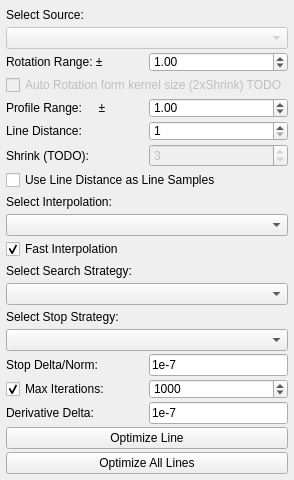
<?xml version="1.0" encoding="UTF-8"?>
<ui version="4.0">
 <class>PrecisionOptimizer</class>
 <widget class="QMainWindow" name="PrecisionOptimizer">
  <property name="enabled">
   <bool>true</bool>
  </property>
  <property name="geometry">
   <rect>
    <x>0</x>
    <y>0</y>
    <width>272</width>
    <height>480</height>
   </rect>
  </property>
  <property name="sizePolicy">
   <sizepolicy hsizetype="Fixed" vsizetype="Fixed">
    <horstretch>0</horstretch>
    <verstretch>0</verstretch>
   </sizepolicy>
  </property>
  <property name="minimumSize">
   <size>
    <width>0</width>
    <height>0</height>
   </size>
  </property>
  <property name="maximumSize">
   <size>
    <width>272</width>
    <height>480</height>
   </size>
  </property>
  <property name="baseSize">
   <size>
    <width>197</width>
    <height>387</height>
   </size>
  </property>
  <property name="windowTitle">
   <string>Line Precision Optimizer</string>
  </property>
  <widget class="QWidget" name="widget_main">
   <property name="sizePolicy">
    <sizepolicy hsizetype="Preferred" vsizetype="Preferred">
     <horstretch>0</horstretch>
     <verstretch>0</verstretch>
    </sizepolicy>
   </property>
   <layout class="QVBoxLayout" name="verticalLayout">
    <property name="spacing">
     <number>3</number>
    </property>
    <property name="leftMargin">
     <number>6</number>
    </property>
    <property name="topMargin">
     <number>6</number>
    </property>
    <property name="rightMargin">
     <number>6</number>
    </property>
    <property name="bottomMargin">
     <number>6</number>
    </property>
    <item>
     <widget class="QLabel" name="label_data_source">
      <property name="text">
       <string>Select Source:</string>
      </property>
     </widget>
    </item>
    <item>
     <widget class="QComboBox" name="cb_data_source">
      <property name="enabled">
       <bool>false</bool>
      </property>
      <property name="sizePolicy">
       <sizepolicy hsizetype="Preferred" vsizetype="Fixed">
        <horstretch>0</horstretch>
        <verstretch>0</verstretch>
       </sizepolicy>
      </property>
     </widget>
    </item>
    <item>
     <layout class="QHBoxLayout" name="layout_range_rot">
      <item>
       <widget class="QLabel" name="label_range_rot">
        <property name="text">
         <string>Rotation Range: ±</string>
        </property>
       </widget>
      </item>
      <item>
       <widget class="QDoubleSpinBox" name="spin_range_rot">
        <property name="minimumSize">
         <size>
          <width>0</width>
          <height>20</height>
         </size>
        </property>
        <property name="maximumSize">
         <size>
          <width>16777215</width>
          <height>20</height>
         </size>
        </property>
        <property name="maximum">
         <double>180.000000000000000</double>
        </property>
        <property name="singleStep">
         <double>1.000000000000000</double>
        </property>
        <property name="value">
         <double>1.000000000000000</double>
        </property>
       </widget>
      </item>
     </layout>
    </item>
    <item>
     <widget class="QCheckBox" name="checkBox">
      <property name="enabled">
       <bool>false</bool>
      </property>
      <property name="text">
       <string>Auto Rotation form kernel size (2xShrink) TODO</string>
      </property>
     </widget>
    </item>
    <item>
     <layout class="QHBoxLayout" name="layout_range_profile">
      <item>
       <widget class="QLabel" name="label_range_trans">
        <property name="text">
         <string>Profile Range:     ±</string>
        </property>
       </widget>
      </item>
      <item>
       <widget class="QDoubleSpinBox" name="spin_range_prof">
        <property name="minimumSize">
         <size>
          <width>0</width>
          <height>20</height>
         </size>
        </property>
        <property name="maximumSize">
         <size>
          <width>16777215</width>
          <height>20</height>
         </size>
        </property>
        <property name="maximum">
         <double>99.000000000000000</double>
        </property>
        <property name="singleStep">
         <double>1.000000000000000</double>
        </property>
        <property name="value">
         <double>1.000000000000000</double>
        </property>
       </widget>
      </item>
     </layout>
    </item>
    <item>
     <layout class="QHBoxLayout" name="layout_line_samples">
      <item>
       <widget class="QLabel" name="label_profile_y_steps">
        <property name="text">
         <string>Line Distance:</string>
        </property>
       </widget>
      </item>
      <item>
       <widget class="QSpinBox" name="spin_line_dist">
        <property name="minimumSize">
         <size>
          <width>0</width>
          <height>20</height>
         </size>
        </property>
        <property name="maximumSize">
         <size>
          <width>16777215</width>
          <height>20</height>
         </size>
        </property>
        <property name="minimum">
         <number>1</number>
        </property>
        <property name="maximum">
         <number>1000</number>
        </property>
        <property name="value">
         <number>1</number>
        </property>
       </widget>
      </item>
     </layout>
    </item>
    <item>
     <layout class="QHBoxLayout" name="horizontalLayout">
      <item>
       <widget class="QLabel" name="label">
        <property name="text">
         <string>Shrink (TODO):</string>
        </property>
       </widget>
      </item>
      <item>
       <widget class="QSpinBox" name="spin_shrink">
        <property name="enabled">
         <bool>false</bool>
        </property>
        <property name="value">
         <number>3</number>
        </property>
       </widget>
      </item>
     </layout>
    </item>
    <item>
     <widget class="QCheckBox" name="chb_line_samples">
      <property name="text">
       <string>Use Line Distance as Line Samples</string>
      </property>
     </widget>
    </item>
    <item>
     <widget class="QLabel" name="label_profile_interp">
      <property name="text">
       <string>Select Interpolation:</string>
      </property>
     </widget>
    </item>
    <item>
     <widget class="QComboBox" name="cb_profile_interp">
      <property name="currentText">
       <string/>
      </property>
     </widget>
    </item>
    <item>
     <widget class="QCheckBox" name="chb_fast_interp">
      <property name="text">
       <string>Fast Interpolation</string>
      </property>
      <property name="checked">
       <bool>true</bool>
      </property>
     </widget>
    </item>
    <item>
     <widget class="QLabel" name="label_search">
      <property name="text">
       <string>Select Search Strategy:</string>
      </property>
     </widget>
    </item>
    <item>
     <widget class="QComboBox" name="cb_search"/>
    </item>
    <item>
     <widget class="QLabel" name="label_stop">
      <property name="text">
       <string>Select Stop Strategy:</string>
      </property>
     </widget>
    </item>
    <item>
     <widget class="QComboBox" name="cb_stop"/>
    </item>
    <item>
     <layout class="QHBoxLayout" name="layout_stop_delta" stretch="1,1">
      <item>
       <widget class="QLabel" name="label_stop_delta">
        <property name="text">
         <string>Stop Delta/Norm:</string>
        </property>
       </widget>
      </item>
      <item>
       <widget class="QLineEdit" name="edit_stop_delta">
        <property name="text">
         <string>1e-7</string>
        </property>
       </widget>
      </item>
     </layout>
    </item>
    <item>
     <layout class="QHBoxLayout" name="layout_max_iter">
      <item>
       <widget class="QCheckBox" name="chb_max_iter">
        <property name="text">
         <string>Max Iterations:</string>
        </property>
        <property name="checked">
         <bool>true</bool>
        </property>
       </widget>
      </item>
      <item>
       <widget class="QSpinBox" name="spin_max_iter">
        <property name="enabled">
         <bool>true</bool>
        </property>
        <property name="minimumSize">
         <size>
          <width>0</width>
          <height>20</height>
         </size>
        </property>
        <property name="maximumSize">
         <size>
          <width>16777215</width>
          <height>20</height>
         </size>
        </property>
        <property name="minimum">
         <number>1</number>
        </property>
        <property name="maximum">
         <number>10000</number>
        </property>
        <property name="value">
         <number>1000</number>
        </property>
       </widget>
      </item>
     </layout>
    </item>
    <item>
     <layout class="QHBoxLayout" name="layout_deri_delta" stretch="1,1">
      <item>
       <widget class="QLabel" name="label_deri_delta">
        <property name="text">
         <string>Derivative Delta:</string>
        </property>
       </widget>
      </item>
      <item>
       <widget class="QLineEdit" name="edit_deri_delta">
        <property name="text">
         <string>1e-7</string>
        </property>
       </widget>
      </item>
     </layout>
    </item>
    <item>
     <widget class="QPushButton" name="pb_line">
      <property name="enabled">
       <bool>true</bool>
      </property>
      <property name="text">
       <string>Optimize Line</string>
      </property>
     </widget>
    </item>
    <item>
     <widget class="QPushButton" name="pb_all">
      <property name="enabled">
       <bool>true</bool>
      </property>
      <property name="text">
       <string>Optimize All Lines</string>
      </property>
     </widget>
    </item>
   </layout>
  </widget>
 </widget>
 <resources/>
 <connections>
  <connection>
   <sender>chb_max_iter</sender>
   <signal>clicked()</signal>
   <receiver>PrecisionOptimizer</receiver>
   <slot>updateMaxIter()</slot>
   <hints>
    <hint type="sourcelabel">
     <x>57</x>
     <y>294</y>
    </hint>
    <hint type="destinationlabel">
     <x>4</x>
     <y>306</y>
    </hint>
   </hints>
  </connection>
  <connection>
   <sender>pb_line</sender>
   <signal>clicked()</signal>
   <receiver>PrecisionOptimizer</receiver>
   <slot>optimizeLine()</slot>
   <hints>
    <hint type="sourcelabel">
     <x>143</x>
     <y>339</y>
    </hint>
    <hint type="destinationlabel">
     <x>194</x>
     <y>318</y>
    </hint>
   </hints>
  </connection>
  <connection>
   <sender>pb_all</sender>
   <signal>clicked()</signal>
   <receiver>PrecisionOptimizer</receiver>
   <slot>optimizeAllLines()</slot>
   <hints>
    <hint type="sourcelabel">
     <x>170</x>
     <y>372</y>
    </hint>
    <hint type="destinationlabel">
     <x>193</x>
     <y>368</y>
    </hint>
   </hints>
  </connection>
 </connections>
 <slots>
  <slot>updateMaxIter()</slot>
  <slot>optimizeLine()</slot>
  <slot>optimizeAllLines()</slot>
 </slots>
</ui>
